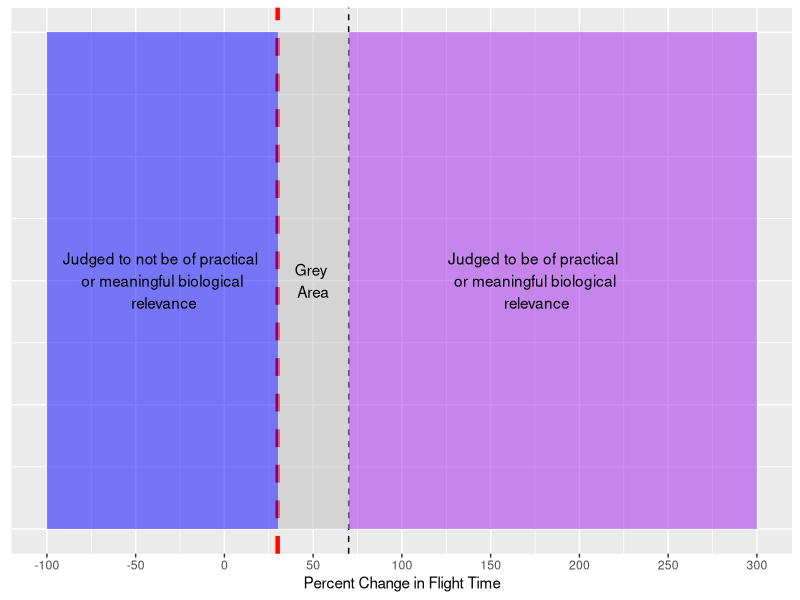
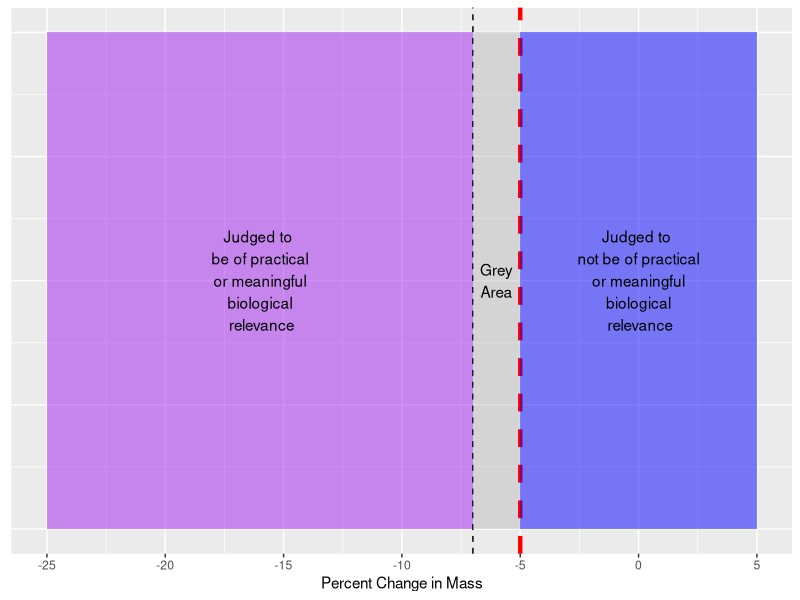

Write the R code that produced these figures, in order.
library(ggplot2)

meaningful_flight <- ggplot()  + 
  theme(axis.title.y =element_blank(),axis.text.y=element_blank(), axis.ticks.y=element_blank()) +
  scale_x_continuous(limits = c(-100, 300), breaks = seq(-100,300,50)) +
  ylab("") + xlab("Percent Change in Flight Time")  +
  geom_vline(xintercept = 30, linetype = "dashed", color = "red", size =1.5) + geom_rect(aes(xmin = -100, xmax = 30, ymin = 0, ymax = 10), fill = "blue", alpha = 0.5) +
  geom_vline(xintercept = 70, linetype = "dashed") + geom_rect(aes(xmin = 30, xmax = 70, ymin = 0, ymax = 10), fill = "grey", alpha = 0.5) +
  geom_vline(xintercept = , linetype = "dashed") + geom_rect(aes(xmin = 70, xmax = 300, ymin = 0, ymax = 10), fill = "purple", alpha = 0.5) + 
  annotate("text", x = -35, y = 5, label = "Judged to not be of practical \n or meaningful biological \n relevance") +
  annotate("text", x = 50, y = 5, label = "Grey \nArea") +
  annotate("text", x = 175, y = 5, label = "Judged to be of practical \n or meaningful biological \n relevance") 

meaningful_flight

meaningful_mass <- ggplot()  + 
  theme(axis.title.y =element_blank(),axis.text.y=element_blank(), axis.ticks.y=element_blank()) +
  scale_x_continuous(limits = c(-25, 5), breaks = seq(-25,5,5)) +
  ylab("") + xlab("Percent Change in Mass")  +
  geom_vline(xintercept = , linetype = "dashed") + geom_rect(aes(xmin = -25, xmax = -7, ymin = 0, ymax = 10), fill = "purple", alpha = 0.5) +
  geom_vline(xintercept = -7, linetype = "dashed") + geom_rect(aes(xmin = -7, xmax = -5, ymin = 0, ymax = 10), fill = "grey", alpha = 0.5) +
  geom_vline(xintercept = -5, linetype = "dashed", color = "red", size =1.5) + geom_rect(aes(xmin =-5 , xmax = 5, ymin = 0, ymax = 10), fill = "blue", alpha = 0.5) + 
  annotate("text", x = -16, y = 5, label = "Judged to \n be of practical \n or meaningful \n biological \n relevance") +
  annotate("text", x = -6, y = 5, label = "Grey\nArea") +
  annotate("text", x = -0, y = 5, label = "Judged to \n not be of practical \n or meaningful \n biological \n relevance") 

meaningful_mass
